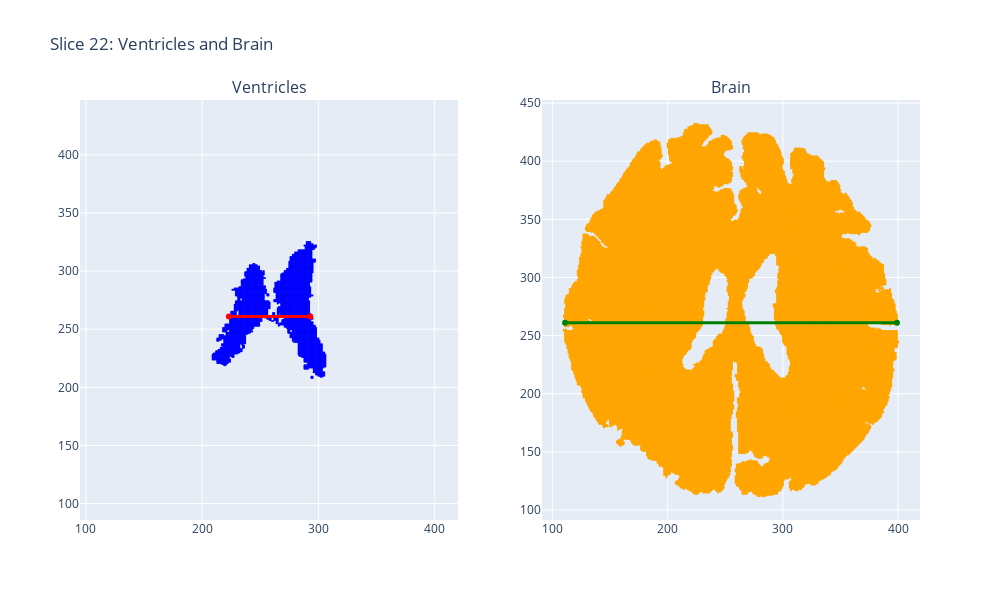

Source (notebook cell):
### Code cell
visualize_dual_masks_with_lines(
    mask1_path=paths_dict['aligned_ventricles'],
    mask2_path=paths_dict['aligned_brain'],
    slice_index=results['best_ventricle_segment']['z'],
    line1={
        'x1': results['best_ventricle_segment']['x1'],
        'x2': results['best_ventricle_segment']['x2'],
        'y':  results['best_ventricle_segment']['y']
    },
    line2={
        'x1': results['skull_segment']['x1'],
        'x2': results['skull_segment']['x2'],
        'y':  results['skull_segment']['y']
    },
    label1='Ventricles',
    label2='Brain'
)

### Figure 1 — Plotly figure (JSON) as saved in the notebook; plotly's stock layout.template omitted (floating-point values rounded to 4 significant figures; data arrays with more than 128 entries replaced by an {"elided": "..."} marker saying what was removed)
{"data": [{"marker": {"color": "blue", "size": 2}, "mode": "markers", "name": "Ventricles Mask", "showlegend": false, "type": "scatter", "x": {"elided": "4519 int values"}, "xaxis": "x", "y": {"elided": "4519 int values"}, "yaxis": "y"}, {"line": {"color": "red", "width": 3}, "marker": {"size": 6}, "mode": "lines+markers", "name": "Ventricles Width", "showlegend": false, "type": "scatter", "x": [223, 293], "xaxis": "x", "y": [261, 261], "yaxis": "y"}, {"marker": {"color": "orange", "size": 2}, "mode": "markers", "name": "Brain Mask", "showlegend": false, "type": "scatter", "x": {"elided": "63867 int values"}, "xaxis": "x2", "y": {"elided": "63867 int values"}, "yaxis": "y2"}, {"line": {"color": "green", "width": 3}, "marker": {"size": 6}, "mode": "lines+markers", "name": "Brain Width", "showlegend": false, "type": "scatter", "x": [111, 399], "xaxis": "x2", "y": [261, 261], "yaxis": "y2"}], "layout": {"annotations": [{"font": {"size": 16}, "showarrow": false, "text": "Ventricles", "x": 0.225, "xanchor": "center", "xref": "paper", "y": 1, "yanchor": "bottom", "yref": "paper"}, {"font": {"size": 16}, "showarrow": false, "text": "Brain", "x": 0.775, "xanchor": "center", "xref": "paper", "y": 1, "yanchor": "bottom", "yref": "paper"}], "height": 600, "title": {"text": "Slice 22: Ventricles and Brain"}, "width": 1000, "xaxis": {"anchor": "y", "domain": [0, 0.45]}, "xaxis2": {"anchor": "y2", "domain": [0.55, 1]}, "yaxis": {"anchor": "x", "domain": [0, 1], "scaleanchor": "x"}, "yaxis2": {"anchor": "x2", "domain": [0, 1], "scaleanchor": "x"}}}
